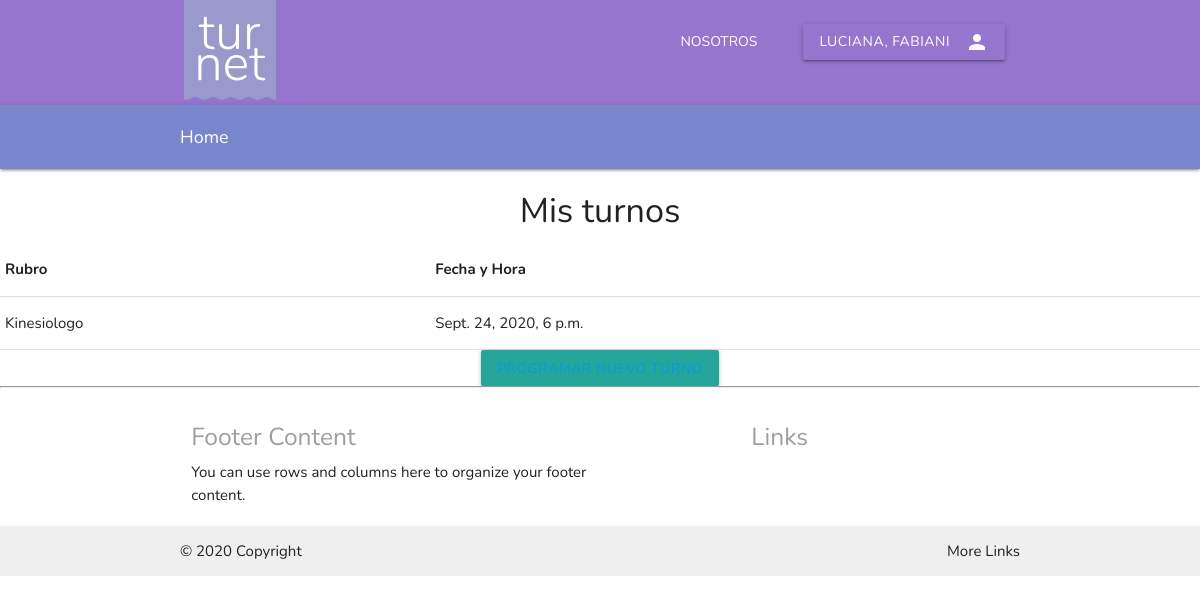
Screenshot of /turnos/homecliente/misturnos/3 with the database file from the repository.
### turnos/models.py (models this page shows)
class Cliente(models.Model):
	dni = models.IntegerField()
	nombre = models.CharField(max_length=30)
	apellido = models.CharField(max_length=30)
	direccion = models.CharField(max_length=30)
	tel = models.CharField(max_length=30)
	mail = models.EmailField(max_length=30)

class Turno(models.Model):
	idcliente = models.ForeignKey(Cliente,on_delete=models.CASCADE,null=True,blank=True)
	idproveedor = models.ForeignKey(Proveedor,on_delete=models.CASCADE)
	fecha_turno = models.DateTimeField(null=False,blank=False)
	fecha_solicitud = models.DateTimeField(null=True,blank=True)

class Proveedor(models.Model):
	cuit = models.IntegerField()
	nombre = models.CharField(max_length=30)
	apellido = models.CharField(max_length=30)
	direccion = models.CharField(max_length=30)
	tel = models.CharField(max_length=30)
	mail = models.EmailField(max_length=30)
	descrpcion= models.CharField(max_length=30)
	rubro= models.CharField(max_length=30)

### turnos/views.py (the view)
# urls.py: path('homecliente/misturnos/<int:idcli>',views.get_turnoscli),
def get_turnoscli(request,idcli):
	turnos = Turno.objects.all().filter(idcliente=idcli)
	cliente = Cliente.objects.get(id=idcli)
	temp = loader.get_template("turnoscli.html")
	context = {"turnos":turnos,"clienteape":cliente.apellido,"clientenom":cliente.nombre}
	return HttpResponse(temp.render(context))

### turnos/templates/turnoscli.html (shortened to what this page needs)
{%	extends "homeuser.html" %}
{% load static %}
{% block content %}
<body>
	<body>
		<nav class="navbar deep-purple lighten-2 z-depth-3">
			<div class="container nav-wrapper ">
			  <a href="#" class="brand-logo"><img class="logo" src="{% static 'img/turnet_logo.svg' %}" alt=""></a>
			  <ul class="right hide-on-med-and-down">
				<li><a class="white-text waves-effect waves-light transparent btn-flat" href="#">Nosotros</a></li>
				<li><a class="registro transparent waves-effect waves-light btn" href="#"><i class="material-icons right">person</i>{{clientenom}}, {{clienteape}}</a></li>
			  </ul>
			</div>
		  </nav>
	  <nav class="#7986cb indigo lighten-2">
		<div class="container">
		  <div class="nav-wrapper">
			<div class="col s12">
			  <a href="#!" class="breadcrumb">Home</a>
			</div>
		  </div>
		</div>
	  </nav>
    <h4 align="center"> Mis turnos</h4>
<div align="center">
  <table cellspacing="10" cellpadding="10" border="3" >
      <tr>
        <th>Rubro</th>
        <th>Fecha y Hora</th>
      </tr>
      {% for turno in turnos %}
          <tr>
            <td>{{ turno.idproveedor.rubro }}</td>
            <td>{{ turno.fecha_turno }}</td>
          </tr>
      {% endfor %}
    </table>
    <button class="btn btn-info" type="button" ><a href="/turnos/homecliente/misturnos/lista/" target="_blank">Programar nuevo turno</a>
    </button>
</div>
</body>
{% endblock %}

### turnos/static/css/style.css (style rules this page uses)
* { margin:0; padding:0; font-family: 'Nunito', sans-serif; }
body { display: flex; min-height: 100vh; flex-direction: column; }
.logo { height: 100px; width: 100px; }
.navbar { height: 105px; }
ul li { padding: 0px 2px; margin-top: 10px; }

### rows the page displays
Cliente: nombre "LUCIANA", apellido "FABIANI"
Turno: idproveedor.rubro "Kinesiologo", fecha_turno "Sept. 24, 2020, 6 p.m."
